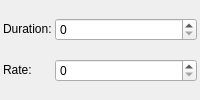
                  <widget class="QWidget" name="pgShakeScreen_9">
                   <layout class="QGridLayout" name="gridLayout_18">
                    <property name="leftMargin">
                     <number>3</number>
                    </property>
                    <property name="topMargin">
                     <number>3</number>
                    </property>
                    <property name="rightMargin">
                     <number>3</number>
                    </property>
                    <property name="bottomMargin">
                     <number>3</number>
                    </property>
                    <property name="spacing">
                     <number>3</number>
                    </property>
                    <item row="1" column="2">
                     <widget class="QSpinBox" name="numShakeRate"/>
                    </item>
                    <item row="0" column="1">
                     <widget class="QLabel" name="label_12">
                      <property name="sizePolicy">
                       <sizepolicy hsizetype="Fixed" vsizetype="Fixed">
                        <horstretch>0</horstretch>
                        <verstretch>0</verstretch>
                       </sizepolicy>
                      </property>
                      <property name="text">
                       <string>Duration:</string>
                      </property>
                     </widget>
                    </item>
                    <item row="0" column="2">
                     <widget class="QSpinBox" name="numShakeDuration"/>
                    </item>
                    <item row="1" column="1">
                     <widget class="QLabel" name="label_24">
                      <property name="sizePolicy">
                       <sizepolicy hsizetype="Fixed" vsizetype="Fixed">
                        <horstretch>0</horstretch>
                        <verstretch>0</verstretch>
                       </sizepolicy>
                      </property>
                      <property name="text">
                       <string>Rate:</string>
                      </property>
                     </widget>
                    </item>
                   </layout>
                  </widget>
